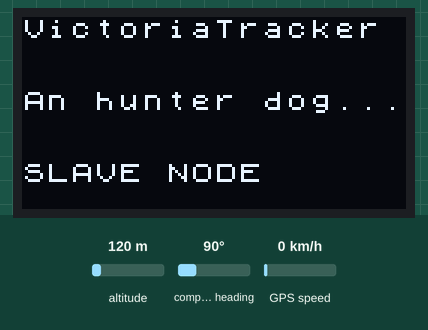
Simulated run of this sketch. Board: ESP32. On the bench: 128×64 one-colour display. The test bench sets the inputs (shaded band); at power-on: GPS speed 0 km/h, altitude 120 m, compass heading 90°. The GPS gets a fix after 3 s at 37.7749, -122.4194 with 8 satellites; no radio packets arrive unless stated; what the sketch prints to the serial monitor is not drawn.

Above: at 1.6 s.
At 3.7 s:
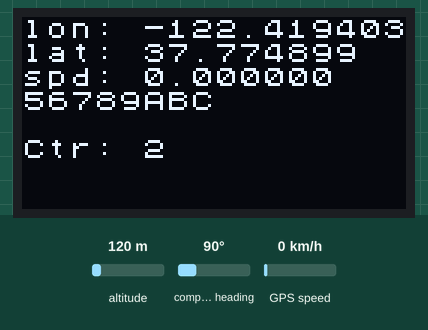
3.8 s: GPS speed set to 2 km/h
At 5.2 s:
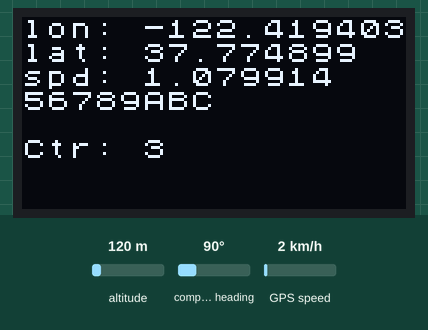
6.1 s: GPS speed set to 30 km/h
At 7.4 s:
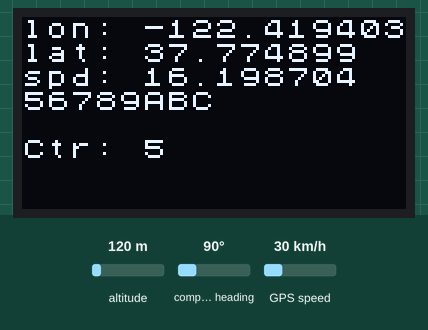
8.1 s: GPS speed set to 60 km/h
At 9.4 s:
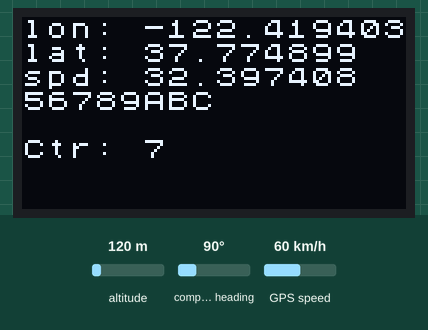
Timing chart, 0 to 11.1 s (numbered marks = the images above; inputs shaded):
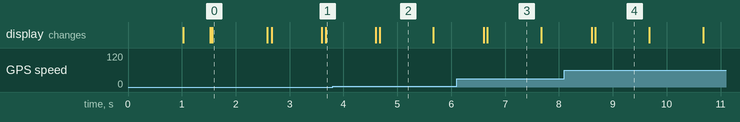

Measured:
- what the display in image 0 shows lasts 1.0 s, from 1.6 s to 2.6 s

The sketch:

slave.ino
```cpp
/*
Defines
*/
//define of buffer length
#define BUFFERLENGHT 128

//define of lora pins
// WIFI_LoRa_32 ports
// GPIO5  -- SX1278's SCK
// GPIO19 -- SX1278's MISO
// GPIO27 -- SX1278's MOSI
// GPIO18 -- SX1278's CS
// GPIO14 -- SX1278's RESET
// GPIO26 -- SX1278's IRQ(Interrupt Request)
#define SS      18
#define RST     14
#define DI0     26
#define BAND    433E6

/**********************************************************/

/*
Librarys
*/

//esp32 to lora chip
#include <SPI.h>

//oled screen
#include <U8x8lib.h>

//GPS Library
#include <NMEAGPS.h>

//LoRa chip include
#include <LoRa.h> //lora chip


/**********************************************************/

/*
Global variables
*/


//GPS
//Communication
HardwareSerial SerialGPS(1); //Note that in order to correctly function with the Heltec ESP32 WIFI LoRa 32 dev board the UART1 ports were changed!
//GPS Module
NMEAGPS gps;
//Current gps fix
gps_fix currentFix;

//count sent messages
int counter = 0;

char chipid[10];  // 7 from + \0

// the OLED used
U8X8_SSD1306_128X64_NONAME_SW_I2C u8x8(/* clock=*/ 15, /* data=*/ 4, /* reset=*/ 16);

/**********************************************************/


void setup() {

  //node identification
  sprintf(chipid, "%X", ESP.getEfuseMac());//The chip ID is essentially its MAC address(length: 6 bytes).


  //init LoRa chip and communication
  SPI.begin(5, 19, 27, 18);
  LoRa.setPins(SS, RST, DI0);
  LoRa.enableCrc();
  //int lcd
  u8x8.begin();
  u8x8.setFont(u8x8_font_chroma48medium8_r);

  //init GPS serial with different port of UART2
  //17 rx 2 tx
  SerialGPS.begin(9600, SERIAL_8N1, 17, 2, false);
  //trying to connect to gps module
  u8x8.drawString(0, 0, "Waiting for GPS");
  u8x8.drawString(0, 3, "............");
  while (!SerialGPS);
  while (!gps.available(SerialGPS));

  u8x8.clear();

  //init PC communication
  Serial.begin(115200);
  while (!Serial); //if just the the basic function, must connect to a computer

  delay(500);

  u8x8.drawString(0, 0, "VictoriaTracker");
  u8x8.drawString(0, 3, "An hunter dog...");
  u8x8.drawString(0, 6, "SLAVE NODE");

  if (!LoRa.begin(BAND)) {
    Serial.println("Starting LoRa failed!");
    u8x8.drawString(0, 1, "Starting LoRa failed!");
    while (1);
  }

  delay(1000);
  u8x8.clear();

}


void loop() {

  //array used at various opt. act as buffer
  char stringinfo[BUFFERLENGHT];
  //buffer used by lora module
  char lorabuffer[BUFFERLENGHT];

  while (gps.available(SerialGPS)){
    currentFix = gps.read();
    sprintf (stringinfo, "lon: %f, lat: %f, spd: %f", currentFix.longitude(), currentFix.latitude(), currentFix.speed());
    Serial.println(stringinfo);
    sprintf (stringinfo, "lon: %f", currentFix.longitude());
    u8x8.drawString(0, 0, stringinfo);
    sprintf (stringinfo, "lat: %f", currentFix.latitude());
    u8x8.drawString(0, 1, stringinfo);
    sprintf (stringinfo, "spd: %f", currentFix.speed());
    u8x8.drawString(0, 2, stringinfo);

    //send lora packet to master node
    sprintf (lorabuffer, "%s,%f,%f",chipid, currentFix.longitude(), currentFix.latitude());
    LoRa.beginPacket();
    LoRa.print(lorabuffer);
    LoRa.endPacket();
    Serial.println(chipid);
    u8x8.drawString(0, 3, chipid);

    counter++;
    sprintf (stringinfo, "Ctr: %d", counter);
    u8x8.drawString(0, 5, stringinfo);
  }

}
```
